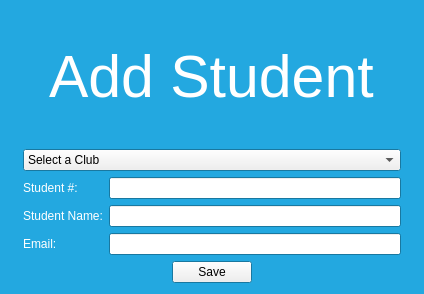
<?xml version="1.0" encoding="UTF-8"?>
<ui version="4.0">
 <class>CreateNewStudent</class>
 <widget class="QDialog" name="CreateNewStudent">
  <property name="geometry">
   <rect>
    <x>0</x>
    <y>0</y>
    <width>424</width>
    <height>294</height>
   </rect>
  </property>
  <property name="palette">
   <palette>
    <active>
     <colorrole role="Base">
      <brush brushstyle="SolidPattern">
       <color alpha="255">
        <red>255</red>
        <green>255</green>
        <blue>255</blue>
       </color>
      </brush>
     </colorrole>
     <colorrole role="Window">
      <brush brushstyle="SolidPattern">
       <color alpha="255">
        <red>35</red>
        <green>168</green>
        <blue>224</blue>
       </color>
      </brush>
     </colorrole>
    </active>
    <inactive>
     <colorrole role="Base">
      <brush brushstyle="SolidPattern">
       <color alpha="255">
        <red>255</red>
        <green>255</green>
        <blue>255</blue>
       </color>
      </brush>
     </colorrole>
     <colorrole role="Window">
      <brush brushstyle="SolidPattern">
       <color alpha="255">
        <red>35</red>
        <green>168</green>
        <blue>224</blue>
       </color>
      </brush>
     </colorrole>
    </inactive>
    <disabled>
     <colorrole role="Base">
      <brush brushstyle="SolidPattern">
       <color alpha="255">
        <red>35</red>
        <green>168</green>
        <blue>224</blue>
       </color>
      </brush>
     </colorrole>
     <colorrole role="Window">
      <brush brushstyle="SolidPattern">
       <color alpha="255">
        <red>35</red>
        <green>168</green>
        <blue>224</blue>
       </color>
      </brush>
     </colorrole>
    </disabled>
   </palette>
  </property>
  <property name="windowTitle">
   <string>Haig Network</string>
  </property>
  <layout class="QVBoxLayout" name="verticalLayout_6">
   <item>
    <layout class="QHBoxLayout" name="horizontalLayout_5">
     <item>
      <spacer name="horizontalSpacer_5">
       <property name="orientation">
        <enum>Qt::Horizontal</enum>
       </property>
       <property name="sizeHint" stdset="0">
        <size>
         <width>40</width>
         <height>20</height>
        </size>
       </property>
      </spacer>
     </item>
     <item>
      <layout class="QVBoxLayout" name="verticalLayout_5">
       <item>
        <spacer name="verticalSpacer">
         <property name="orientation">
          <enum>Qt::Vertical</enum>
         </property>
         <property name="sizeHint" stdset="0">
          <size>
           <width>20</width>
           <height>40</height>
          </size>
         </property>
        </spacer>
       </item>
       <item>
        <layout class="QHBoxLayout" name="horizontalLayout_4">
         <item>
          <spacer name="horizontalSpacer">
           <property name="orientation">
            <enum>Qt::Horizontal</enum>
           </property>
           <property name="sizeHint" stdset="0">
            <size>
             <width>40</width>
             <height>20</height>
            </size>
           </property>
          </spacer>
         </item>
         <item>
          <widget class="QLabel" name="label_5">
           <property name="font">
            <font>
             <family>Helvetica Neue</family>
             <pointsize>44</pointsize>
             <weight>50</weight>
             <bold>false</bold>
             <underline>false</underline>
            </font>
           </property>
           <property name="autoFillBackground">
            <bool>false</bool>
           </property>
           <property name="text">
            <string>&lt;html&gt;&lt;head/&gt;&lt;body&gt;&lt;p&gt;&lt;span style=&quot; color:#ffffff;&quot;&gt;Add Student&lt;/span&gt;&lt;/p&gt;&lt;/body&gt;&lt;/html&gt;</string>
           </property>
           <property name="textFormat">
            <enum>Qt::RichText</enum>
           </property>
          </widget>
         </item>
         <item>
          <spacer name="horizontalSpacer_2">
           <property name="orientation">
            <enum>Qt::Horizontal</enum>
           </property>
           <property name="sizeHint" stdset="0">
            <size>
             <width>40</width>
             <height>20</height>
            </size>
           </property>
          </spacer>
         </item>
        </layout>
       </item>
       <item>
        <spacer name="verticalSpacer_2">
         <property name="orientation">
          <enum>Qt::Vertical</enum>
         </property>
         <property name="sizeHint" stdset="0">
          <size>
           <width>20</width>
           <height>40</height>
          </size>
         </property>
        </spacer>
       </item>
       <item>
        <layout class="QVBoxLayout" name="verticalLayout_4">
         <item>
          <layout class="QVBoxLayout" name="verticalLayout_3">
           <item>
            <layout class="QHBoxLayout" name="horizontalLayout_2">
             <item>
              <widget class="QComboBox" name="comboBox_Clubs">
               <item>
                <property name="text">
                 <string>Select a Club</string>
                </property>
               </item>
              </widget>
             </item>
            </layout>
           </item>
           <item>
            <layout class="QHBoxLayout" name="horizontalLayout">
             <item>
              <layout class="QVBoxLayout" name="verticalLayout_2">
               <item>
                <widget class="QLabel" name="label_StudentNum">
                 <property name="text">
                  <string>&lt;html&gt;&lt;head/&gt;&lt;body&gt;&lt;p&gt;&lt;span style=&quot; color:#ffffff;&quot;&gt;Student #:&lt;/span&gt;&lt;/p&gt;&lt;/body&gt;&lt;/html&gt;</string>
                 </property>
                </widget>
               </item>
               <item>
                <widget class="QLabel" name="label_StudentName">
                 <property name="text">
                  <string>&lt;html&gt;&lt;head/&gt;&lt;body&gt;&lt;p&gt;&lt;span style=&quot; color:#ffffff;&quot;&gt;Student Name:&lt;/span&gt;&lt;/p&gt;&lt;/body&gt;&lt;/html&gt;</string>
                 </property>
                </widget>
               </item>
               <item>
                <widget class="QLabel" name="label_Email">
                 <property name="text">
                  <string>&lt;html&gt;&lt;head/&gt;&lt;body&gt;&lt;p&gt;&lt;span style=&quot; color:#ffffff;&quot;&gt;Email:&lt;/span&gt;&lt;/p&gt;&lt;/body&gt;&lt;/html&gt;</string>
                 </property>
                </widget>
               </item>
              </layout>
             </item>
             <item>
              <layout class="QVBoxLayout" name="verticalLayout">
               <item>
                <widget class="QLineEdit" name="lineEdit_StudentNum"/>
               </item>
               <item>
                <widget class="QLineEdit" name="lineEdit_StudentName"/>
               </item>
               <item>
                <widget class="QLineEdit" name="lineEdit_Email"/>
               </item>
              </layout>
             </item>
            </layout>
           </item>
          </layout>
         </item>
         <item>
          <layout class="QHBoxLayout" name="horizontalLayout_3">
           <item>
            <spacer name="horizontalSpacer_3">
             <property name="orientation">
              <enum>Qt::Horizontal</enum>
             </property>
             <property name="sizeHint" stdset="0">
              <size>
               <width>40</width>
               <height>20</height>
              </size>
             </property>
            </spacer>
           </item>
           <item>
            <widget class="QPushButton" name="pushButton_Save">
             <property name="text">
              <string>Save</string>
             </property>
             <property name="autoDefault">
              <bool>false</bool>
             </property>
            </widget>
           </item>
           <item>
            <spacer name="horizontalSpacer_4">
             <property name="orientation">
              <enum>Qt::Horizontal</enum>
             </property>
             <property name="sizeHint" stdset="0">
              <size>
               <width>40</width>
               <height>20</height>
              </size>
             </property>
            </spacer>
           </item>
          </layout>
         </item>
        </layout>
       </item>
      </layout>
     </item>
     <item>
      <spacer name="horizontalSpacer_6">
       <property name="orientation">
        <enum>Qt::Horizontal</enum>
       </property>
       <property name="sizeHint" stdset="0">
        <size>
         <width>40</width>
         <height>20</height>
        </size>
       </property>
      </spacer>
     </item>
    </layout>
   </item>
  </layout>
 </widget>
 <resources/>
 <connections/>
</ui>
